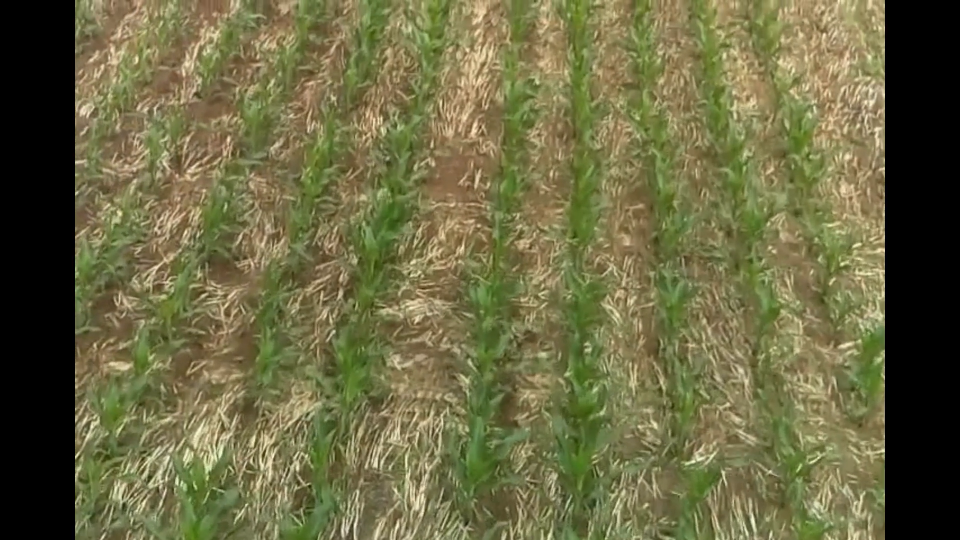
//> input picture photos/teste1.png, 1920 x 1080 px (shown at 1/2 size)
$ ./pld-photo   (built with g++ and OpenCV 4)
//> lines starting //> are read from the running program, lines starting //| are printed output that depends on the picture
### C++/pld.h
/*
    @Author: Maik Basso <maik@maikbasso.com.br>

*/

 //Include file for every supported OpenCV function
#include <opencv2/opencv.hpp>
#include <iostream>

using namespace cv;
using namespace std;

class Image{
public:
    Mat data;
    string name;
};

class Line{
public:
    Line(Point p1, Point p2);
    Point p1;
    Point p2;
};
Line::Line(Point p1, Point p2){
    this->p1 = p1;
    this->p2 = p2;
}

class PlantLineDetection{
private:
    Image *images[7];
    int height;
    int width;
    vector <Line*>lines;
    vector <Line*>filteredLines;

    // define the adaptative thresholds and properties
    int heightThreshold;
    int colorThreshold[2];
    int maxLineDistance;

    //results display properties
    bool printResultsImage;
    int resultFrameSize[2];
    int grid[2];

    // for benchmark
    int64 startTime;
    int64 stopTime;
    float fps;
    int frameCounter;

    //methods
    void pretreatment();
    void lineDetection();
    void reduceLinesForImageSpace();
    void lineFilter();
    bool isParallelLines(Point p1, Point p2, Point p3, Point p4);
    float lineDistance(Point p1, Point p2, Point p3, Point p4);
    Point intersectPoint(Point p1, Point p2, Point p3, Point p4);

public:
    PlantLineDetection();
    void setImage(Mat image);
    void detect();
    void showResults();
};

PlantLineDetection::PlantLineDetection(){
    //set default values
    height = 0;
    width = 0;
    heightThreshold = 0;
    colorThreshold[0] = 80;
    colorThreshold[1] = 255;
    maxLineDistance = 20;//px
    printResultsImage = true;
    resultFrameSize[0] = 220;
    resultFrameSize[1] = 160;
    grid[0] = 3;
    grid[1] = 3;
    fps = 0;
    frameCounter = 0;

    // load the images from the algorithm
    for(int i=0; i < 7; i++){
        this->images[i] = new Image();
    }

    if(this->printResultsImage == true){
        //create a window called "Results"
        namedWindow("Results", CV_WINDOW_AUTOSIZE);
    }

}

void PlantLineDetection::setImage(Mat frame){
    //get current time
    this->startTime = getTickCount();
    //number of frame
    this->frameCounter++;
    //get image size
    this->width = frame.size[1];
    this->height = frame.size[0];
    //set the frame results
    this->images[0]->data = frame.clone();
    this->images[0]->name = "Original Image";

    this->images[1]->data = Mat::zeros(this->height, this->width, CV_8U);
    this->images[1]->name = "Green Extraction";

    this->images[2]->data = Mat::zeros(this->height, this->width, CV_8U);
    this->images[2]->name = "Threshold Filter";

    this->images[3]->data = Mat::zeros(this->height, this->width, CV_8U);
    this->images[3]->name = "Object Detection";

    this->images[4]->data = Mat::zeros(this->height, this->width, CV_8U);
    this->images[4]->name = "Skeletonization";

    this->images[5]->data = frame.clone();
    this->images[5]->name = "Hough Lines";

    this->images[6]->data = frame.clone();
    this->images[6]->name = "Final Result";
}

void PlantLineDetection::detect(){
    this->pretreatment();
    this->lineDetection();
    this->reduceLinesForImageSpace();
    this->lineFilter();
    //get current time
    this->stopTime = getTickCount();
}

void PlantLineDetection::pretreatment(){
    for(int y=0; y < this->height; y++){

        bool isLine = false;
        int x1,x2 = 0;

        for(int x=0; x < this->width; x++){
            //get the pixelIm1 data
            Vec3b pixel = this->images[0]->data.at<Vec3b>(Point(x,y));
            int b = (int)pixel.val[0];
            int g = (int)pixel.val[1];
            int r = (int)pixel.val[2];

            // green extraction (method by GUO-QUAN JIANG)
            int greyLevel = 250;
            if ((2*g) <= (r + b)){
                greyLevel = 0;
            }
            else if((2*g) >= r+b+255){
                greyLevel = 255;
            }
            else{
                greyLevel = (2*g)-r-b;
            }

            this->images[1]->data.at<uchar>(Point(x,y)) = greyLevel;

            // threshold filter
            if(this->colorThreshold[0] <= greyLevel && greyLevel <= this->colorThreshold[1]){
                greyLevel = 255;
            }
            else{
                greyLevel = 0;
            }

            this->images[2]->data.at<uchar>(Point(x,y)) = greyLevel;

            // detect the object
            if(isLine == false && greyLevel == 255){
                x1 = x2 = x;
                isLine = true;
            }
            else if(isLine == true && greyLevel == 255){
                x2 = x;
            }
            else if(isLine == true && greyLevel == 0){
                this->images[3]->data.at<uchar>(Point(x1,y)) = 255;
                this->images[3]->data.at<uchar>(Point(x2,y)) = 255;
                if(x2 != 0){
                    int meanx = (x1+x2) / 2;
                    this->images[4]->data.at<uchar>(Point(meanx,y)) = 255;
                }
                isLine = false;
                x1 = x2 = 0;
            }
        }
    }
}

void PlantLineDetection::lineDetection(){
    //clear the previews line properties
    this->lines.clear();
    this->filteredLines.clear();
    //the vector of all polar lines
    vector<Vec2f> lines;
    // detect lines with hough transform
    //Mat image = this->images[4]->data;
    //Canny(this->images[4]->data, image, 50, 200, 7);
    HoughLines(this->images[4]->data, lines, 1, CV_PI/180, 50, 0, 0);
    for(size_t i = 0; i < lines.size(); i++){
        //get the rho and theta values
        float rho = lines[i][0];
        float theta = lines[i][1];
        //Check if this lines are in the desired range
        if(theta>CV_PI/180*1 && theta<CV_PI/180*180){
            //calculate a and b
            double a = cos(theta);
            double b = sin(theta);
            //calculate the generic point
            double x0 = a*rho;
            double y0 = b*rho;
            //declare the points of line
            Point p1, p2;
            //calculate the points p1 and p2
            p1.x = cvRound(x0 + 1000*(-b));
            p1.y = cvRound(y0 + 1000*(a));
            p2.x = cvRound(x0 - 1000*(-b));
            p2.y = cvRound(x0 - 1000*(a));
            //save line
            this->lines.push_back(new Line(p1,p2));
        }
    }
}

// [47 lines of commented-out code are left out]

void PlantLineDetection::reduceLinesForImageSpace(){
    for(size_t i=0; i < this->lines.size(); i++){

        int x1 = this->lines[i]->p1.x;
        int y1 = this->lines[i]->p1.y;
        int x2 = this->lines[i]->p2.x;
        int y2 = this->lines[i]->p2.y;

        // calculate the new points on image with equation of the line
        int y3 = 2;
        int x3 = (x2*y3+x1*y2-x2*y1-x1*y3)/(y2-y1);

        int y4 = this->height - y3;
        int x4 = (x2*y4+x1*y2-x2*y1-x1*y4)/(y2-y1);

        //replace the line points
        this->lines[i]->p1.x = x3;
        this->lines[i]->p1.y = y3;
        this->lines[i]->p2.x = x4;
        this->lines[i]->p2.y = y4;

        //print all lines
        line(this->images[5]->data, this->lines[i]->p1, this->lines[i]->p2, Scalar(255,0,0), 1, CV_AA);
    }
}

void PlantLineDetection::lineFilter(){
    vector <Line*>lastLine;
    for(size_t i=0; i < this->lines.size(); i++){
        //separete all lines with equal equation

        //calculate the average points for all lines in same space

    }
}

// [57 lines left out: functions lineDistance, isParallelLines, intersectPoint, not called in this run]

void PlantLineDetection::showResults(){
    if(this->printResultsImage == true){
        int numCols = this->grid[0];
        int numRows = this->grid[1];
        Mat resultsImage = Mat::zeros(numRows*this->resultFrameSize[1], numCols*this->resultFrameSize[0], this->images[0]->data.type());
        int countx = 0;
        int county = 0;
        for(int i=0; i < 7; i++){
            Mat currentImage;
            if(this->images[i]->data.type() == CV_8UC1){
                cvtColor(this->images[i]->data, currentImage, CV_GRAY2BGR);
            }
            else{
                currentImage = this->images[i]->data.clone();
            }
            //create temp image
            Mat tempImage = Mat::zeros(this->resultFrameSize[1], this->resultFrameSize[0], this->images[0]->data.type());
            //resize the image
            resize(currentImage,tempImage, Size(tempImage.cols,tempImage.rows) );
            //write name in frame
            ostringstream convert;   // stream used for the conversion
            convert << i;
            putText(tempImage, convert.str() + "-" + this->images[i]->name, Point(25, 25), FONT_HERSHEY_SIMPLEX, 0.3, Scalar(255, 255, 255), 1, 5);
            //copy temp image to resultsImage
            tempImage.copyTo(resultsImage(cv::Rect(countx*this->resultFrameSize[0], county*this->resultFrameSize[1],tempImage.cols, tempImage.rows)));
            //grid design
            countx++;
            if(countx == numCols){
                county++;
                countx = 0;
            }
        }
        //show the frame in "Results" window
        imshow("Results", resultsImage);
    }
    system("clear");
    double timeInSeconds = (this->stopTime - this->startTime) / getTickFrequency();
    cout << "=========================================" << endl;
    cout << "Plant Line Detection (PLD) by Maik Basso" << endl;
    cout << "=========================================" << endl;
    cout << "OpenCV version   = " << CV_VERSION << endl;
    //show the plant line detection properties
    cout << "=========================================" << endl;
    cout << "Frame resolution = " << this->width << " x " << this->height << endl;
    cout << "Frame counter    = " << this->frameCounter << endl;
    cout << "Time per frame   = " << timeInSeconds << " s" << endl;
    cout << "FPS              = " << (1 / timeInSeconds) << endl;
    cout << "All lines        = " << this->lines.size() << endl;
    cout << "Filtered lines   = " << this->filteredLines.size() << endl;
    // instructions for close the program
    cout << "=========================================" << endl;
    cout << "CTRL+C for close in terminal." << endl << "ESC for close in GUI interface." << endl;
    cout << "=========================================" << endl;
}

### C++/pld-photo.cpp
/*
    @Author: Maik Basso <maik@maikbasso.com.br>

    To compile and run program:
    g++ -std=c++11 pld-photo.cpp -o pld-photo `pkg-config --cflags --libs opencv` && ./pld-photo

*/

// Include file for every supported OpenCV function
#include <opencv2/opencv.hpp>
#include <iostream>
// my libraries
#include "pld.h"

// namespaces
using namespace cv;
using namespace std;

int main(){

    // create the mat
    Mat image;

    // open a image file
    image = imread("photos/teste1.png");
//> image is the input picture: 1080 rows x 1920 cols, CV_8UC3; mean B, G, R 66.9, 104.5, 106.8

    // Check for invalid input
    if(!image.data){
        cout <<  "Could not open or find the image." << endl ;
        return -1;
    }

    // create the line detection object
    PlantLineDetection *ld = new PlantLineDetection();

    //resize image for input
    Mat tempImage;
    resize(image, tempImage, Size(320,240) );
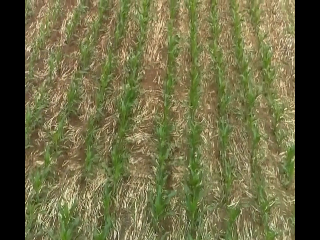
//> tempImage: 240 rows x 320 cols, CV_8UC3; mean B, G, R 66.8, 104.5, 106.8

    //set image
    ld->setImage(tempImage);

    // detect
    ld->detect();

    // show results
    ld->showResults();
//> after the loop in showResults, `for(int i=0; i < 7; i++)`:
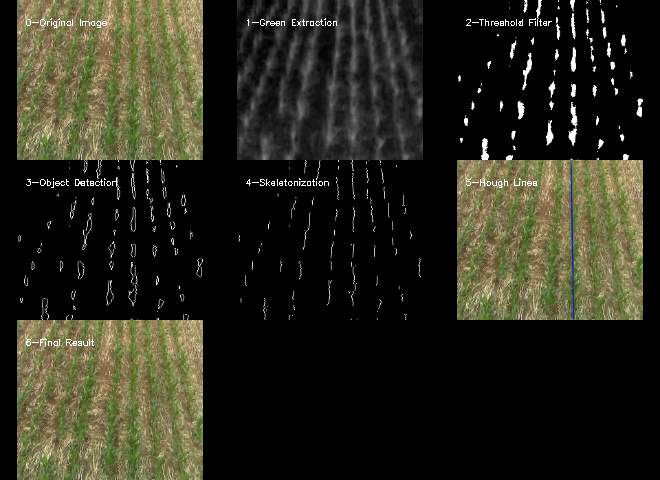
//> resultsImage: 480 rows x 660 cols, CV_8UC3; mean B, G, R 29.8, 42.1, 42.9
//| Frame resolution = 320 x 240
//| All lines        = 1

    //wait key to finish
    waitKey(0);

    // end the program without errors
    return 0;
}

$ run again, with photos/teste2.png copied over photos/teste1.png
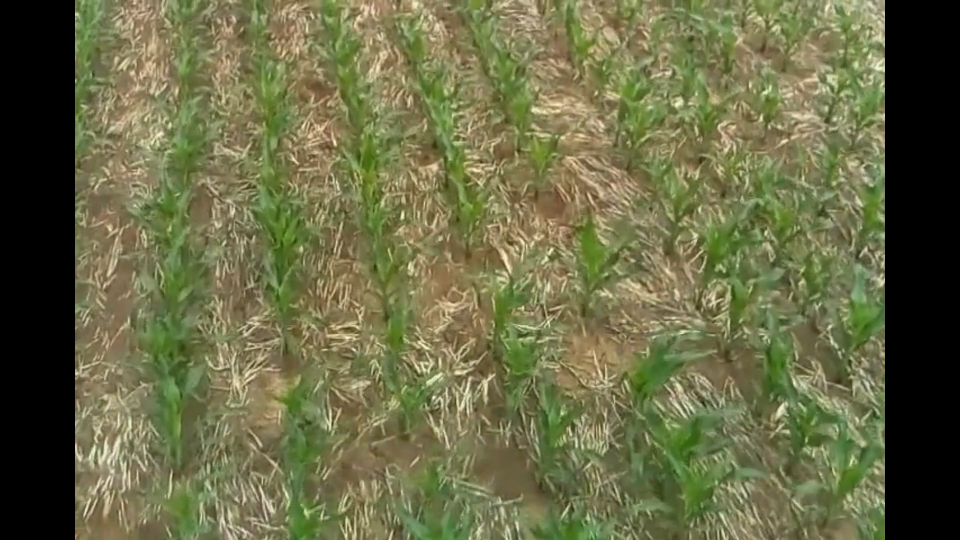
//> input picture photos/teste2.png, 1920 x 1080 px (shown at 1/2 size)
//> image is the input picture: 1080 rows x 1920 cols, CV_8UC3; mean B, G, R 69.9, 106.4, 105.1
//> `resize(image, tempImage, Size(320,240) );`:
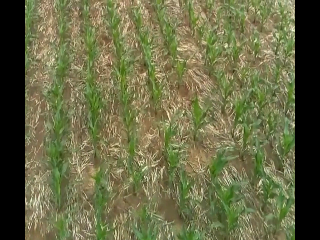
//> tempImage: 240 rows x 320 cols, CV_8UC3; mean B, G, R 69.9, 106.4, 105.1
//> after the loop in showResults, `for(int i=0; i < 7; i++)`:
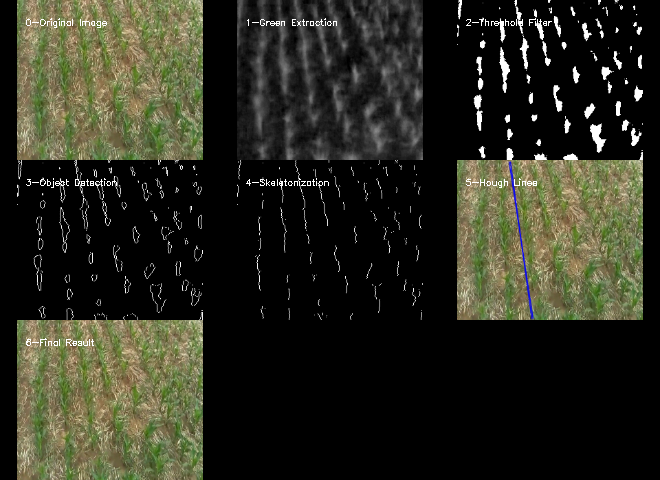
//> resultsImage: 480 rows x 660 cols, CV_8UC3; mean B, G, R 32.2, 44.1, 43.7
//| Frame resolution = 320 x 240
//| All lines        = 2
